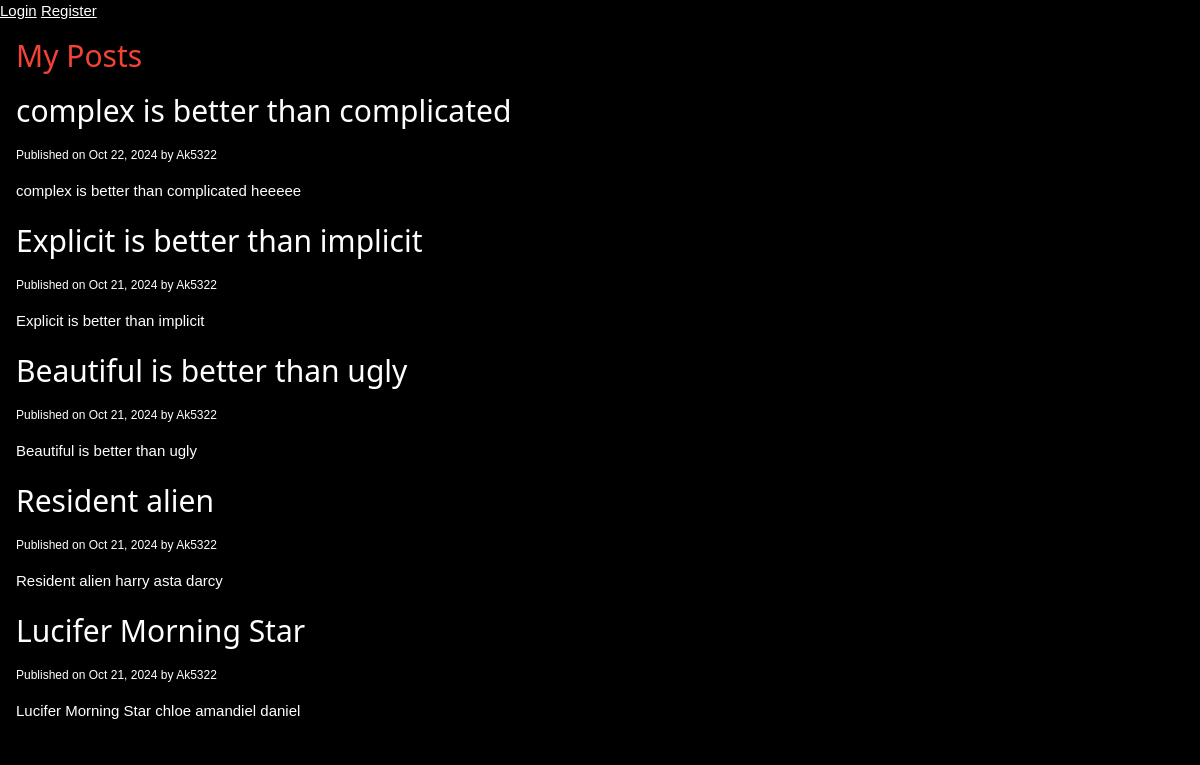
Before: / with the older database file.
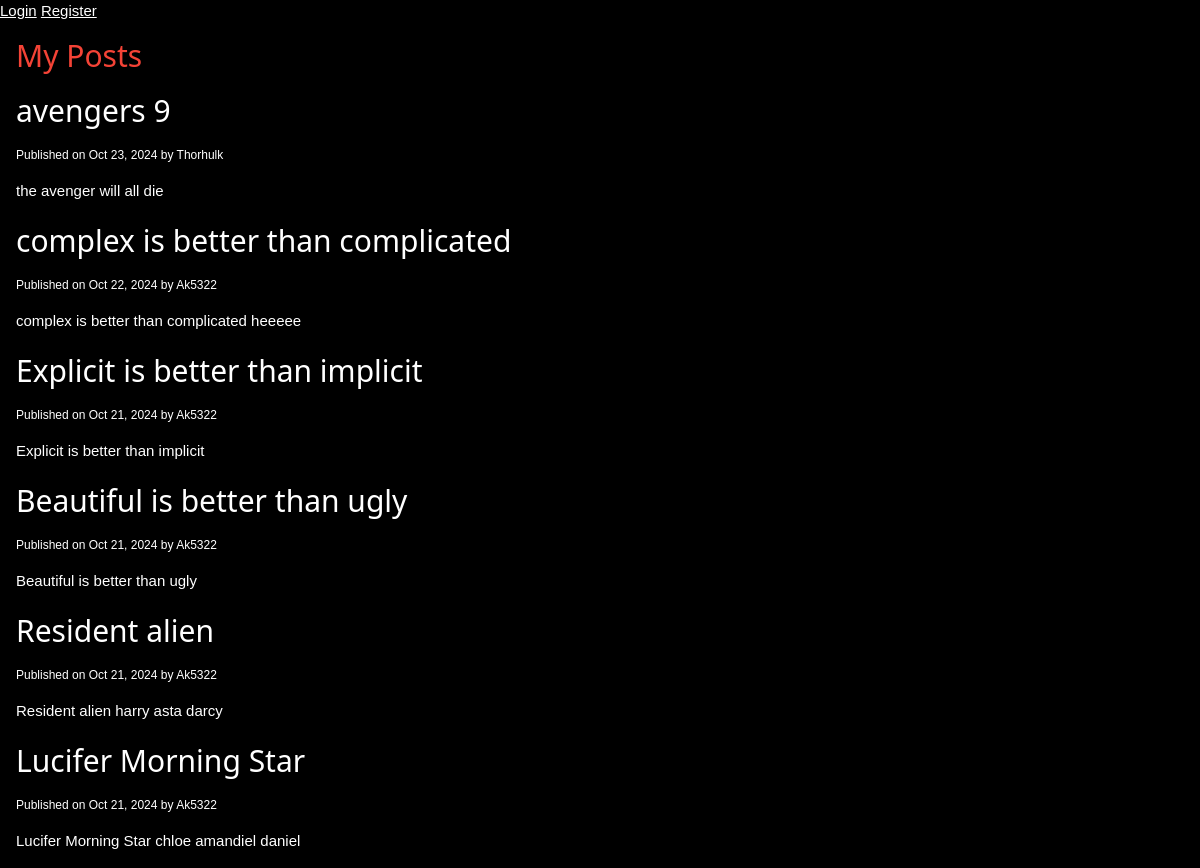
After: the same page with the newer database file.
### blog/models.py (models this page shows, shortened)
class Post(models.Model):
    title = models.CharField(max_length=120)
    content = models.TextField(null=True)
    published_at = models.DateTimeField(default=timezone.now)
    author = models.ForeignKey(User,on_delete=models.CASCADE)
    class Meta:
        ordering = ['-published_at']

### blog/views.py (the view)
# urls.py: path('',views.home,name='posts'),
def home(request):
    posts = Post.objects.all()
    context = {
        'posts':posts,
        'title':'Zen of Python',
    }
    return render(request,'blog/home.html',context)

### blog/templates/blog/home.html (shortened to what this page needs)
{% extends "base.html" %}
{% block content %}
	<div class='w3-container '>
    <h2 class='w3-text-red'>My Posts</h2>
	{% for post in posts%}
	<h2>{{ post.title }}</h2>
	<small>Published on {{ post.published_at | date:"M d, Y" }} by
         {{ post.author | title}}</small>
	<p>{{ post.content }}</p>
	{% endfor%}
	</div>
{% endblock %}

### templates/base.html (shortened to what this page needs)
{% load static %}
<!DOCTYPE html>
<html lang="en">
<head>
    <link rel="stylesheet" href="{% static 'css/style.css' %}" />
    <link rel="stylesheet" href=" {% static "css/w3.css" %} ">
</head>
<body class='w3-black'>
    <header>
        {%if request.user.is_authenticated %}
            <a href="{% url 'posts' %}">My Posts</a>
            <a href="{% url 'post-create' %}">New Post</a>
            <span>Hi {{ request.user.username | title }}</span>
            <a href="{% url 'logout' %}">Logout</a>
        {%else%}
            <a href="{% url 'login' %}">Login</a>
            <a href="{% url 'register' %}">Register</a>
        {%endif%}
    </header>
    {% block content %}
    {% endblock  %}
</body>
</html>

### static/css/style.css (style rules this page uses)
body { background-color: black; color: white; font-family: 'Gill Sans', 'Gill Sans MT', Calibri, 'Trebuchet MS', sans-serif; }

### static/css/w3.css (style rules this page uses)
*,*:before,*:after { box-sizing:inherit }
html { -ms-text-size-adjust:100%;-webkit-text-size-adjust:100% }
body { margin:0 }
article,aside,details,figcaption,figure,footer,header,main,menu,nav,section { display:block }
a { background-color:transparent }
small { font-size:80% }
html,body { font-family:Verdana,sans-serif;font-size:15px;line-height:1.5 }
html { overflow-x:hidden }
h2 { font-size:30px }
h1,h2,h3,h4,h5,h6 { font-family:"Segoe UI",Arial,sans-serif;font-weight:400;margin:10px 0 }
a { color:inherit }
.w3-container:after,.w3-container:before,.w3-panel:after,.w3-panel:before,.w3-row:after,.w3-row:before,.w3-row-padding:after,.w3-row-padding:before, .w3-cell-row:before,.w3-cell-row:after,.w3-clear:after,.w3-clear:before,.w3-bar:before,.w3-bar:after { content:"";display:table;clear:both }
.w3-container,.w3-panel { padding:0.01em 16px }
.w3-black,.w3-hover-black:hover { color:#fff!important;background-color:#000!important }
.w3-text-red,.w3-hover-text-red:hover { color:#f44336!important }

Changed rows visible on the page:
added Post: title "avengers 9", published_at "Oct 23, 2024", author "Thorhulk", content "the avenger will all die"
